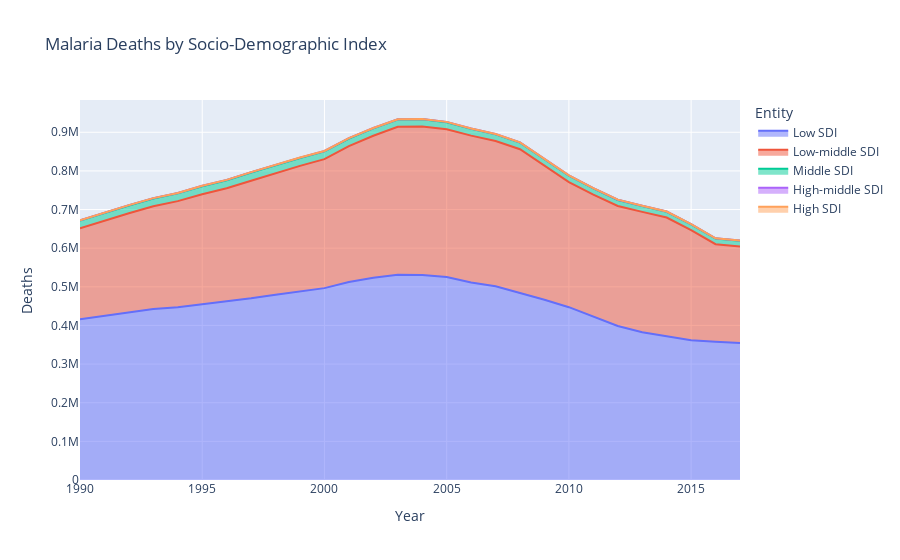

The notebook cell this image was saved under:
### Code cell
#hide_input
fig4 = px.area(SDI, x = "Year", y = "Deaths", color = "Entity", title = "Malaria Deaths by Socio-Demographic Index")
fig4.show()

### Figure 1 — Plotly figure (JSON) as saved in the notebook; plotly's stock layout.template omitted (floating-point values rounded to 4 significant figures)
{"data": [{"hovertemplate": "Entity=Low SDI<br>Year=%{x}<br>Deaths=%{y}<extra></extra>", "legendgroup": "Low SDI", "line": {"color": "#636efa"}, "mode": "lines", "name": "Low SDI", "orientation": "v", "showlegend": true, "stackgroup": "1", "type": "scatter", "x": [1990, 1991, 1992, 1993, 1994, 1995, 1996, 1997, 1998, 1999, 2000, 2001, 2002, 2003, 2004, 2005, 2006, 2007, 2008, 2009, 2010, 2011, 2012, 2013, 2014, 2015, 2016, 2017], "xaxis": "x", "y": [415900.0, 425400.0, 433700.0, 442300.0, 446900.0, 454400.0, 461200.0, 470300.0, 479700.0, 488100.0, 496600.0, 512700.0, 523600.0, 531000.0, 530900.0, 525600.0, 511400.0, 501600.0, 484600.0, 466500.0, 447300.0, 423500.0, 398500.0, 382400.0, 371200.0, 361500.0, 357900.0, 354600.0], "yaxis": "y"}, {"hovertemplate": "Entity=Low-middle SDI<br>Year=%{x}<br>Deaths=%{y}<extra></extra>", "legendgroup": "Low-middle SDI", "line": {"color": "#EF553B"}, "mode": "lines", "name": "Low-middle SDI", "orientation": "v", "showlegend": true, "stackgroup": "1", "type": "scatter", "x": [1990, 1991, 1992, 1993, 1994, 1995, 1996, 1997, 1998, 1999, 2000, 2001, 2002, 2003, 2004, 2005, 2006, 2007, 2008, 2009, 2010, 2011, 2012, 2013, 2014, 2015, 2016, 2017], "xaxis": "x", "y": [235800.0, 246700.0, 256700.0, 266200.0, 274900.0, 285300.0, 293900.0, 304200.0, 314700.0, 324800.0, 333900.0, 351600.0, 367300.0, 383100.0, 384000.0, 382100.0, 380000.0, 375800.0, 371700.0, 347600.0, 323900.0, 314900.0, 310700.0, 311600.0, 308000.0, 285000.0, 252500.0, 249900.0], "yaxis": "y"}, {"hovertemplate": "Entity=Middle SDI<br>Year=%{x}<br>Deaths=%{y}<extra></extra>", "legendgroup": "Middle SDI", "line": {"color": "#00cc96"}, "mode": "lines", "name": "Middle SDI", "orientation": "v", "showlegend": true, "stackgroup": "1", "type": "scatter", "x": [1990, 1991, 1992, 1993, 1994, 1995, 1996, 1997, 1998, 1999, 2000, 2001, 2002, 2003, 2004, 2005, 2006, 2007, 2008, 2009, 2010, 2011, 2012, 2013, 2014, 2015, 2016, 2017], "xaxis": "x", "y": [19760.0, 19900.0, 19990.0, 20020.0, 20160.0, 20790.0, 20750.0, 21380.0, 21050.0, 20520.0, 20060.0, 19540.0, 19100.0, 18760.0, 18540.0, 18250.0, 17490.0, 17150.0, 16880.0, 16440.0, 16320.0, 16180.0, 15610.0, 15290.0, 14910.0, 14850.0, 14640.0, 14550.0], "yaxis": "y"}, {"hovertemplate": "Entity=High-middle SDI<br>Year=%{x}<br>Deaths=%{y}<extra></extra>", "legendgroup": "High-middle SDI", "line": {"color": "#ab63fa"}, "mode": "lines", "name": "High-middle SDI", "orientation": "v", "showlegend": true, "stackgroup": "1", "type": "scatter", "x": [1990, 1991, 1992, 1993, 1994, 1995, 1996, 1997, 1998, 1999, 2000, 2001, 2002, 2003, 2004, 2005, 2006, 2007, 2008, 2009, 2010, 2011, 2012, 2013, 2014, 2015, 2016, 2017], "xaxis": "x", "y": [891.9, 896.3, 919.3, 932.7, 960.7, 973.5, 993.9, 1019.0, 1040.0, 1013.0, 979.7, 950.8, 924.5, 909.3, 890.0, 878.2, 848.5, 820.9, 793.3, 772.3, 749.4, 722.9, 695.3, 675.7, 672.0, 677.5, 671.7, 667.6], "yaxis": "y"}, {"hovertemplate": "Entity=High SDI<br>Year=%{x}<br>Deaths=%{y}<extra></extra>", "legendgroup": "High SDI", "line": {"color": "#FFA15A"}, "mode": "lines", "name": "High SDI", "orientation": "v", "showlegend": true, "stackgroup": "1", "type": "scatter", "x": [1990, 1991, 1992, 1993, 1994, 1995, 1996, 1997, 1998, 1999, 2000, 2001, 2002, 2003, 2004, 2005, 2006, 2007, 2008, 2009, 2010, 2011, 2012, 2013, 2014, 2015, 2016, 2017], "xaxis": "x", "y": [20.69, 23.73, 33.81, 18.32, 47.89, 38.2, 19.11, 26.34, 43.0, 32.26, 22.02, 18.95, 26.44, 28.31, 17.14, 16.32, 15.7, 17.38, 15.44, 23.21, 28.12, 20.09, 25.24, 27.74, 25.27, 20.98, 6.624, 4.286], "yaxis": "y"}], "layout": {"legend": {"title": {"text": "Entity"}, "tracegroupgap": 0}, "title": {"text": "Malaria Deaths by Socio-Demographic Index"}, "xaxis": {"anchor": "y", "domain": [0, 1], "title": {"text": "Year"}}, "yaxis": {"anchor": "x", "domain": [0, 1], "title": {"text": "Deaths"}}}}
